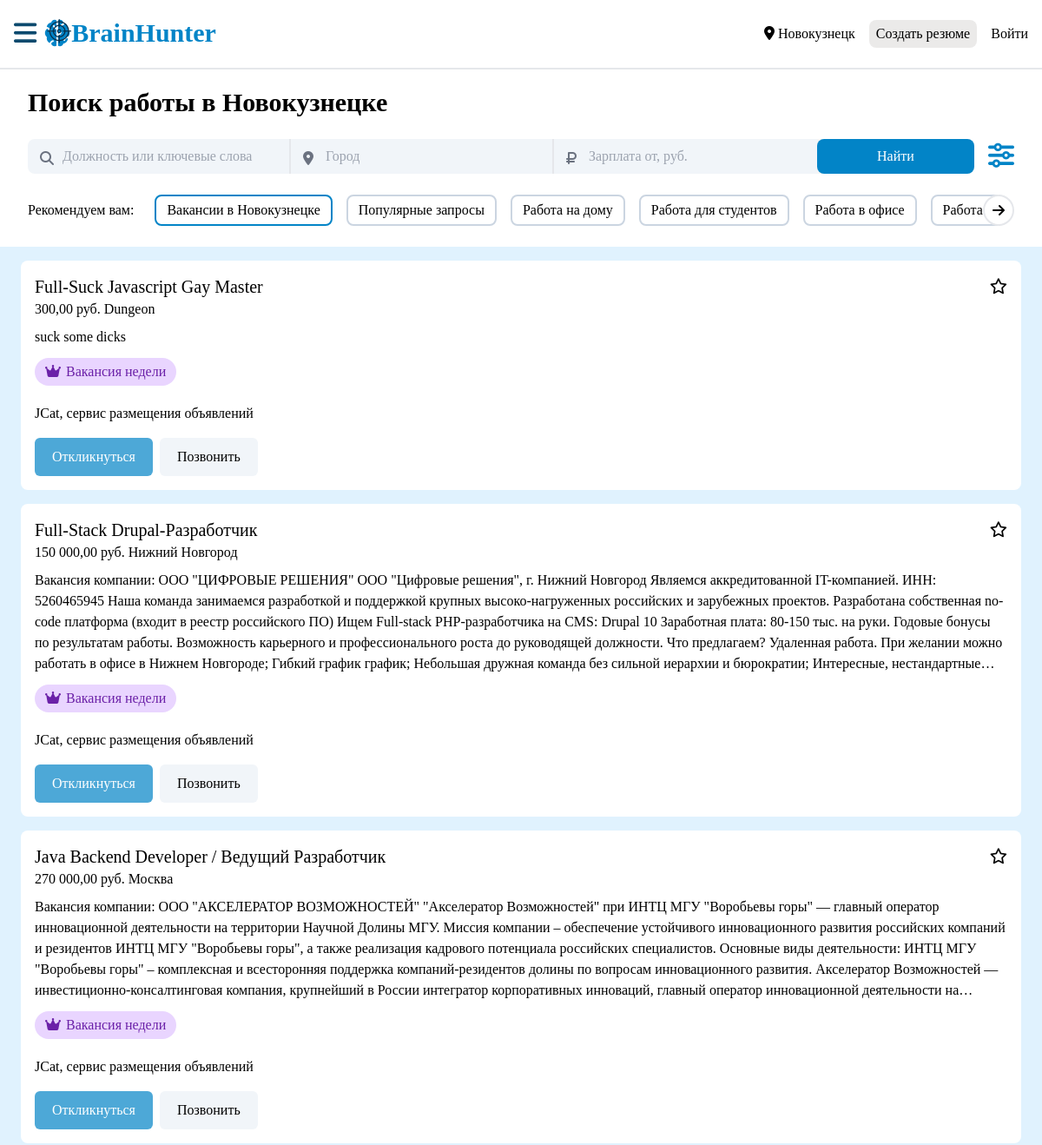
The app's page /vacancy/ (upper part), older data.
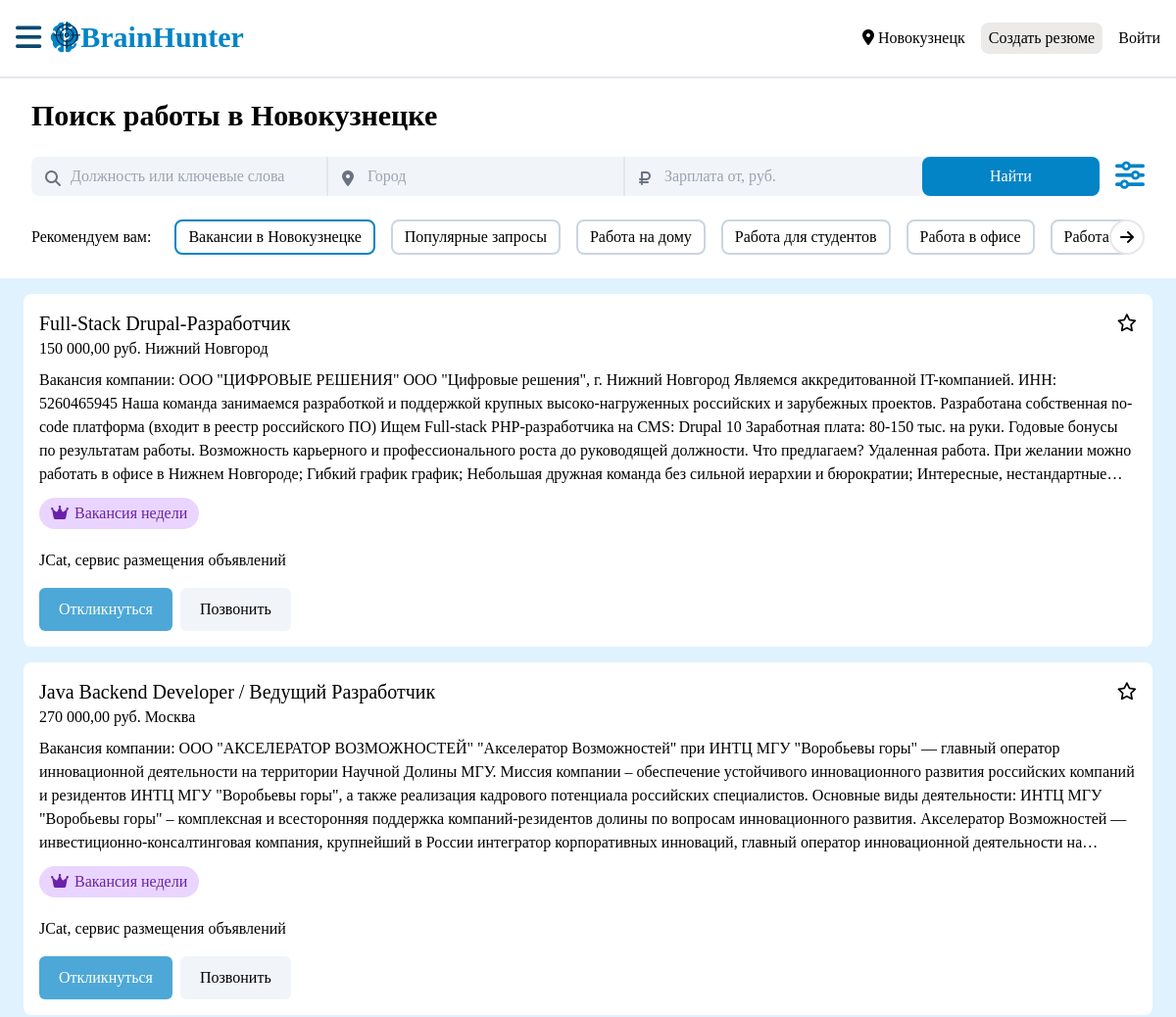
The same page, newer data.
### mainApp/models.py (models this page shows, shortened)
class Vacancy(models.Model):
    title = models.CharField(max_length=255)
    description = models.TextField()
    company = models.CharField(max_length=255)
    location = models.CharField(max_length=255)
    salary = models.DecimalField(max_digits=10, decimal_places=2, blank=True, null=True)
    posted_at = models.DateTimeField(auto_now_add=True)
    is_active = models.BooleanField(default=True)

### mainApp/views.py (the view)
# urls.py: path('vacancy/', views.vacancy_search_view, name='vacancy_search'),
def vacancy_search_view(request):
    if request.GET.get('searched') or request.GET.get('city') or request.GET.get('salary'):
        searched = request.GET.get('searched').lower()
        searched_city = request.GET['city'].lower()
        searched_salary = request.GET['salary']
        try:
            searched_salary = float(searched_salary)
        except:
            searched_salary = 0
        vacancy_search = Vacancy.objects.filter(is_active=True, title__icontains=searched, location__icontains=searched_city, salary__gte=searched_salary).order_by('-posted_at')
        if request.user.is_authenticated and not request.user.is_staff:
            currentProfile = Profile.objects.get(user=request.user)
            userApplications = Application.objects.filter(profile=currentProfile)
            for item in vacancy_search:
                for application in userApplications:
                    if item == application.vacancy:
                        item.applicationSent = True
        return render(request, 'job-search.html', {
            'vacancy_search': vacancy_search,
            'searched': searched.capitalize(),
            'searched_city': searched_city.capitalize(),
            'searched_salary': searched_salary,
            'userApplications': userApplications,
            })
    else:
        vacancy_search = Vacancy.objects.filter(is_active=True).order_by('-posted_at')
    if request.user.is_authenticated and not request.user.is_staff:
        currentProfile = Profile.objects.get(user=request.user)
        userApplications = Application.objects.filter(profile=currentProfile)
        for item in vacancy_search:
            for application in userApplications:
                if item == application.vacancy:
                    item.applicationSent = True
    else:
        userApplications = Application.objects.all()
    return render(request, 'job-search.html', {
            'vacancy_search': vacancy_search,
            'userApplications': userApplications,
            })

### mainApp/templates/job-search.html (shortened to what the changed rows need)
{% extends 'base.html' %}
{% load static %}
{% load humanize %}
{% block main %}
<div class="page-header-form bg-white px-4">
    <div class="container mx-auto max-w-[1280px] px-4">
        <h1 class="text-3xl font-semibold py-6">Поиск работы в Новокузнецке</h1>
    </div>
</div>
<div class="work-body bg-sky-100 px-2">
    <div class="container mx-auto max-w-[1280px]">
        <div class="work-body-content flex gap-12 py-4 px-4">
            <div class="w-full flex flex-col gap-y-4">
                {% if vacancy_search %}
                    {% for vacancy in vacancy_search|slice:':10' %}
                        <div class="job-card bg-white rounded-lg p-4" data-id={{ vacancy.id }}>
                            <div class="top-card flex justify-between">
                                <div>
                                    <h1 class="font-medium text-xl capitalize">{{ vacancy.title }}</h1>
                                    <span>{{ vacancy.salary|intcomma }} руб.</span>
                                    <span class="capitalize">{{ vacancy.location }}</span>
                                </div>
                                <a href="#" class="text-lg"><i class="fa-regular fa-star"></i></a>
                            </div>
                            <div class="card-content">
                                <div class="py-2">
                                    <p class="line-clamp-5">{{ vacancy.description }}</p>
                                </div>
                                <div class="py-1 flex gap-2 flex-wrap">
                                    <span class="py-1 px-3 bg-purple-200 rounded-3xl text-purple-800 min-w-fit"><i class="fa-solid fa-crown mr-1.5"></i>Вакансия недели</span>
                                </div>
                                <div class="company-name py-4">
                                    <h2 class="font-medium">{{ vacancy.company }}</h2>
                                </div>
                                <div class="actions flex gap-2 flex-col sm:flex-row">
                                    {% if vacancy.applicationSent %}
                                    <button title="Отклик уже отправлен" class="min-w-fit px-5 py-2.5 rounded-md bg-sky-600/70 text-white font-medium">Отклик отправлен</button>
                                    {% else %}
                                    <button  class="{% if request.user.is_authenticated and not user.is_staff %}bg-sky-600 {% else %}bg-sky-600/70 {% endif %} min-w-fit px-5 py-2.5 rounded-md text-white font-medium">Откликнуться</button>
                                    {% endif %}
                                    <button class="bg-slate-100 min-w-fit px-5 py-2.5 rounded-md text-black font-medium">Позвонить</button>
                                </div>
                            </div>
                        </div>
                {% endfor %}
                {% else %}
                <div class="cant-find-block bg-white p-4 rounded-lg flex flex-col items-center justify-center">
                    <h1 class="text-2xl font-medium">Вакансий по вашему запросу не найдено</h1>
                    <h2 class="text-lg">Попробуйте убрать один или несколько фильтров</h2>
                </div>
                {% endif %}
            </div>
        </div>
    </div>
</div>
{% endblock main %}

Row changes from the older to the newer data that the page shows:
no longer on this page (row edited): Vacancy: title "Full-Suck Javascript Gay Master", salary "300,00", location "Dungeon", description "suck some dicks", company "JCat, сервис размещения объявлений"
